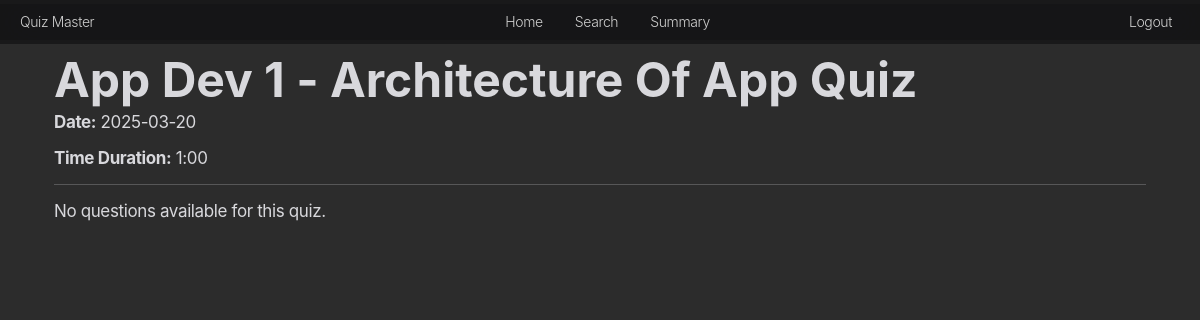
/quiz/3 (signed in), run on the app's committed database.
### models.py (models this page shows, shortened)
class Subject(db.Model):
    id = db.Column(db.Integer, primary_key=True)
    name = db.Column(db.String(100), unique=True, nullable=False)
    description = db.Column(db.Text, nullable=True)

class Chapter(db.Model):
    id = db.Column(db.Integer, primary_key=True)
    name = db.Column(db.String(100), nullable=False)
    description = db.Column(db.Text, nullable=True)
    subject_id = db.Column(db.Integer, db.ForeignKey('subject.id'), nullable=False)
    subject = db.relationship('Subject', backref=db.backref('chapters', lazy=True))

class Quiz(db.Model):
    id = db.Column(db.Integer, primary_key=True)
    chapter_id = db.Column(db.Integer, db.ForeignKey('chapter.id'), nullable=False)
    date_of_quiz = db.Column(db.Date, nullable=False, default=datetime.utcnow)
    time_duration = db.Column(db.String(5), nullable=False)  # Format HH:MM
    remarks = db.Column(db.Text, nullable=True)
    chapter = db.relationship('Chapter', backref=db.backref('quizzes', lazy=True))

### routes.py (the view, shortened to what this page needs)
@main.route('/quiz/<int:quiz_id>', methods=['GET', 'POST'])
@login_required
def start_quiz(quiz_id):
    quiz = Quiz.query.get_or_404(quiz_id)
    questions = Question.query.filter_by(quiz_id=quiz_id).all()
    current_user = get_current_user()
    return render_template('start_quiz.html', quiz=quiz, questions=questions, current_user=current_user)

### routes.py (called while the page is built)
def login_required(f):
    @wraps(f)
    def decorated_function(*args, **kwargs):
        if 'user_id' not in session:
            flash("Please log in to access this page.", "danger")
            return redirect(url_for('auth.login'))
        return f(*args, **kwargs)
    return decorated_function

def get_current_user():
    if 'user_id' in session:
        return User.query.get(session['user_id'])
    return None

### templates/start_quiz.html (shortened to what this page needs)
{% extends "base.html" %}
{% block content %}
<div class="container">
    <h2 class="mt-4">{{ quiz.chapter.subject.name }} - {{ quiz.chapter.name }} Quiz</h2>
    <p><strong>Date:</strong> {{ quiz.date_of_quiz }}</p>
    <p><strong>Time Duration:</strong> {{ quiz.time_duration }}</p>
    <hr>
    {% if questions %}
    <form method="POST">
        {% for question in questions %}
            <div class="card mb-3">
                <div class="card-body">
                    <h5 class="card-title">Q{{ loop.index }}: {{ question.question_statement }}</h5>
                    <div class="form-check">
                        <input class="form-check-input" type="radio" name="question_{{ question.id }}" value="1" id="q{{ question.id }}_1">
                        <label class="form-check-label" for="q{{ question.id }}_1">A: {{ question.option1 }}</label>
                    </div>
                    <div class="form-check">
                        <input class="form-check-input" type="radio" name="question_{{ question.id }}" value="2" id="q{{ question.id }}_2">
                        <label class="form-check-label" for="q{{ question.id }}_2">B: {{ question.option2 }}</label>
                    </div>
                    <div class="form-check">
                        <input class="form-check-input" type="radio" name="question_{{ question.id }}" value="3" id="q{{ question.id }}_3">
                        <label class="form-check-label" for="q{{ question.id }}_3">C: {{ question.option3 }}</label>
                    </div>
                    <div class="form-check">
                        <input class="form-check-input" type="radio" name="question_{{ question.id }}" value="4" id="q{{ question.id }}_4">
                        <label class="form-check-label" for="q{{ question.id }}_4">D: {{ question.option4 }}</label>
                    </div>
                </div>
            </div>
        {% endfor %}
        <button type="submit" class="btn btn-success mt-3">Submit Quiz</button>
    </form>
    {% else %}
        <p>No questions available for this quiz.</p>
    {% endif %}
</div>
{% endblock %}

### static/style.css (style rules this page uses)
:root { --nav-bg: rgb(22,22,23,0.8); --white: #f5f5f7; --bg: #f5f5f8; --dark-bg: #2c2c2c; --dark-box: #1c1c1c; --beinge-white: rgb(216,216,220); --gray: rgb(99,99,102) ; --blue: #0071e3; --orange: #bf4800; --red: rgb(215,0,21); --success: rgb(48,219,91); --yellow: rgb(255,214,10); --nav-color: rgba(255, 255, 255, .8); --nav-color-secondary: #E8E8ED; --nav-color-hover: #FFFFFF; --main-white: #ffffff; }
body { background-color: var(--dark-bg); font-size: 17px; line-height: 1.47059; font-weight: 400; letter-spacing: -0.022em; font-family: "SF Pro Text", "SF Pro Icons", "AOS Icons", "Helvetica Neue", Helvetica, Arial, sans-serif; color: var(--beinge-white); font-style: normal; overflow: hidden; overflow-y: auto; }
.container { margin-top: 56px; }
h2 { font-size: 48px; line-height: 1; font-weight: 700; letter-spacing: -0.00043em; }
p { font-size: 17px; line-height: 1.17648; font-weight: 400; letter-spacing: -.022em; }

### data on the page
Subject: chapter.subject.name "App Dev 1"
Chapter: chapter.name "Architecture Of App"
Quiz: date_of_quiz "2025-03-20", time_duration "1:00"
